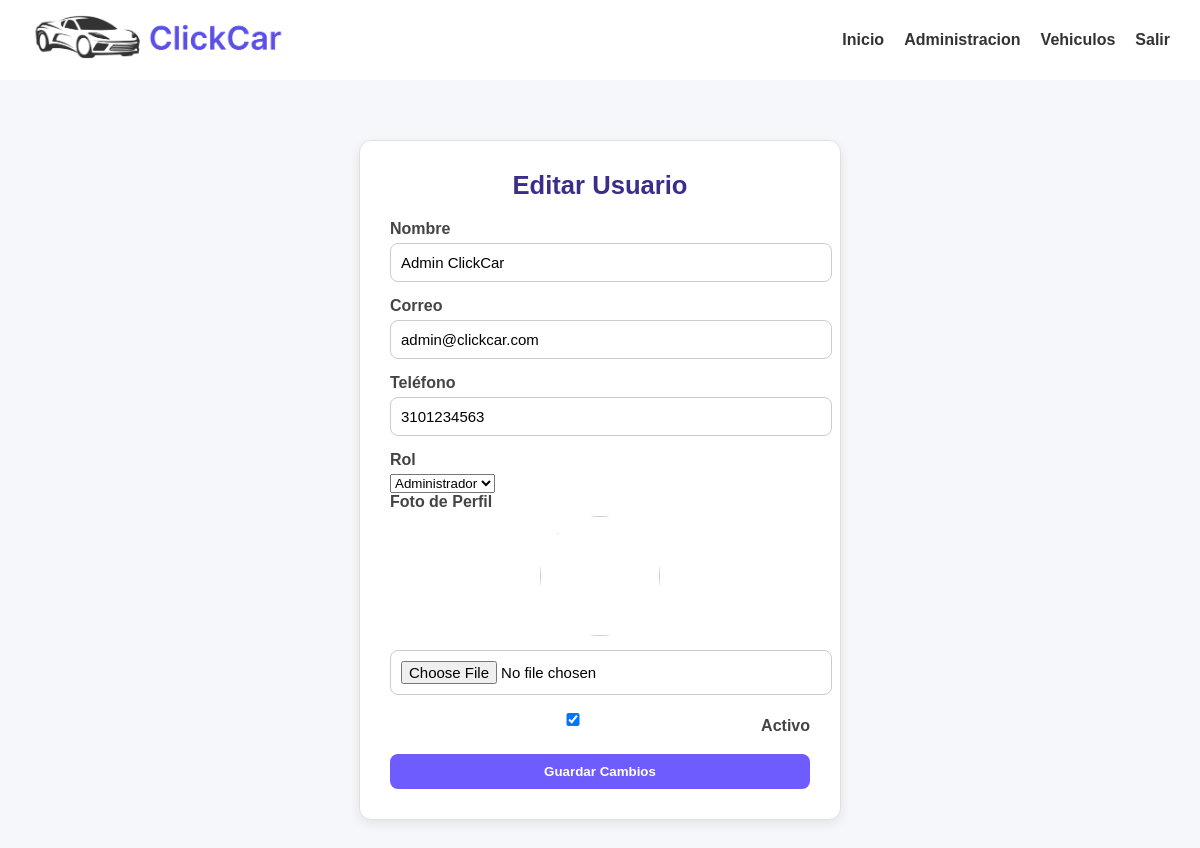
Page /perfil/1/editar/ (signed in) on the committed database.
### core/models/usuarios.py (models this page shows, shortened)
class Usuario(models.Model):
    id_usuario = models.AutoField(primary_key=True)
    nombre = models.CharField(max_length=100)
    correo = models.CharField(max_length=100, unique=True)
    contrasena = models.CharField(max_length=255)
    telefono = models.CharField(max_length=15, null=True, blank=True)
    foto_perfil = models.ImageField(upload_to='perfiles/', null=True, blank=True)
    fecha_registro = models.DateTimeField(auto_now_add=True)
    activo = models.BooleanField(default=True)
    nombre_rol = models.CharField(max_length=20, default="cliente")
    class Meta:
        db_table = "usuarios"

### core/views.py (the view, shortened to what this page needs)
# urls.py: path('perfil/<int:id>/editar/', editar_usuario, name='editar_usuario'),
def editar_usuario(request, id):
    if request.session.get("usuario_rol") != "admin":
        messages.error(request, "Acceso denegado.", extra_tags="editar_usuario error")
        return redirect("home")
    usuario = get_object_or_404(Usuario, pk=id)
    return render(request, "core/editar_usuario.html", {"usuario": usuario})

### core/templates/core/editar_usuario.html (shortened to what this page needs)
{% load static %}
<!DOCTYPE html>
<html lang="es">
<head>
    <link rel="stylesheet" href="{% static 'css/estilos.css' %}">
</head>
<body>
<header>
    <nav>
        <div class="logo">
            <a href="{% url 'home' %}">
                <img src="{% static 'img/LogoClickCar.png' %}" alt="Logo">
            </a>
        </div>
        <ul class="menu">
            <li><a href="{% url 'home' %}">Inicio</a></li>
            <li><a href="{% url 'visualizar_perfiles' %}">Administracion</a></li>
            <li><a href="{% url 'products' %}">Vehiculos</a></li>
            <li><a href="{% url 'exit' %}">Salir</a></li>
        </ul>
    </nav>
</header>
<section class="login-page">
    <div class="login-form" style="width: 420px; text-align: left;">
        <h1 style="text-align:center;">Editar Usuario</h1>
        <form method="POST" enctype="multipart/form-data">
            <label>Nombre</label>
            <input type="text" name="nombre" value="{{ usuario.nombre }}" required>
            <label>Correo</label>
            <input type="email" name="correo" value="{{ usuario.correo }}" required>
            <label>Teléfono</label>
            <input type="text" name="telefono" value="{{ usuario.telefono }}" required>
            <label>Rol</label>
            <select name="rol" class="input-select">
                <option value="admin" {% if usuario.nombre_rol == "admin" %}selected{% endif %}>Administrador</option>
            </select>
            <label>Foto de Perfil</label>
            <div style="text-align:center; margin-bottom:10px;">
                {% if usuario.foto_perfil %}
                    <img id="preview" src="{{ usuario.foto_perfil.url }}"
                         style="width:120px; height:120px; border-radius:50%; object-fit:cover;">
                {% else %}
                    <img id="preview" src="{% static 'img/user_avatar.png' %}"
                         style="width:120px; height:120px; border-radius:50%; object-fit:cover; opacity:0.8;">
                {% endif %}
            </div>
            <input type="file" name="foto_perfil" accept="image/*" onchange="previewImage(event)">
            <label style="display:flex;align-items:center;gap:6px;font-weight:bold;">
                <input type="checkbox" name="activo" {% if usuario.activo %}checked{% endif %}>
                Activo
            </label>
            <button type="submit">Guardar Cambios</button>
        </form>
    </div>
</section>
</body>
</html>

### static/CSS/estilos.css (style rules this page uses)
body { margin: 0; font-family: Arial, sans-serif; background-color: #f5f5f5; }
header { background-color: #ffffff; box-shadow: 0 2px 5px rgba(0,0,0,0.05); }
nav { display: flex; justify-content: space-between; align-items: center; height: 80px; padding: 0 30px; }
.logo img { height: 60px; }
nav ul { list-style: none; display: flex; gap: 20px; margin: 0; padding: 0; }
nav a { text-decoration: none; color: #333; font-weight: bold; transition: color 0.3s ease; }
.login-page { display: flex; justify-content: center; align-items: center; height: calc(100vh - 80px); padding: 20px; background-color: #f6f7fb; }
.login-form { background-color: #ffffff; padding: 35px; width: 360px; border-radius: 14px; box-shadow: 0 4px 16px rgba(0,0,0,0.12); border: 1px solid #e0e0e0; text-align: center; }
.login-form h1 { margin: 0 0 25px 0; color: #3A2E8C; font-size: 1.7em; font-weight: bold; }
.login-form label { display: block; text-align: left; margin-bottom: 6px; font-weight: 600; color: #444; }
.login-form input { width: 100%; padding: 12px; border: 1px solid #bbb; border-radius: 8px; margin-bottom: 15px; font-size: 15px; }
.login-form button { width: 100%; background-color: #6f5cff; color: white; border: none; padding: 12px; border-radius: 8px; font-weight: bold; cursor: pointer; transition: 0.3s; }
body { margin: 0; padding: 0; background: #f5f6ff; font-family: Arial, sans-serif; }
img { max-width: 100%; height: auto; }
form { display: block; max-width: 450px; margin: auto; }
.login-page { display: flex; justify-content: center; align-items: center; min-height: calc(100vh - 80px); background-color: #f6f7fb; padding-top: 40px; }
.login-form { background-color: #fff; padding: 30px; border-radius: 12px; border: 1px solid #e0e0e0; width: 350px; box-shadow: 0 4px 12px rgba(0,0,0,0.08); text-align: center; }
.login-form h1 { margin-top: 0; margin-bottom: 20px; color: #3A2E8C; font-size: 1.6em; }
.login-form label { display: block; text-align: left; margin-bottom: 5px; color: #444; font-weight: 600; }
.login-form input { width: 100%; padding: 10px; border: 1px solid #ccc; border-radius: 8px; margin-bottom: 15px; }
.login-form button { width: 100%; background-color: #6f5cff; color: white; border: 0; border-radius: 8px; padding: 10px; margin-top: 8px; font-weight: 600; cursor: pointer; transition: background-color 0.3s; }

### rows in the picture
Usuario: nombre "Admin ClickCar", correo "admin@clickcar.com", telefono "3101234563", rol "Administrador", activo "☑"
